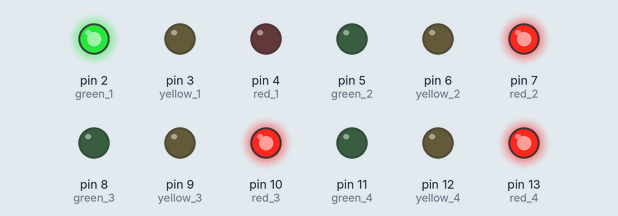
Recording of a sketch running on a simulated Arduino Uno, built with avr-gcc and run on an emulated ATmega328P. On the bench: output pins drawn as LEDs (lit = HIGH).

Above: at 2.5 s.
At 11.0 s:
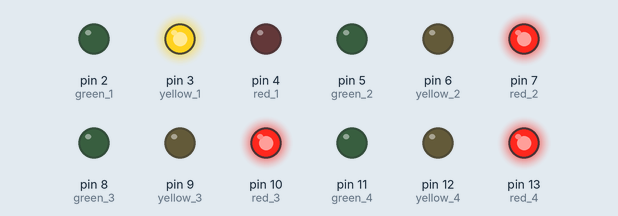
At 16.0 s:
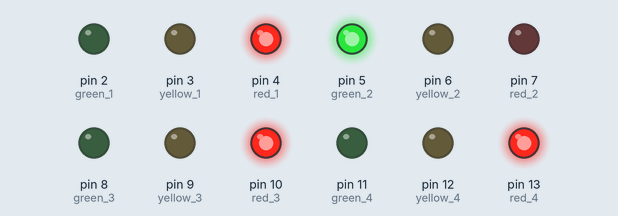
At 24.5 s:
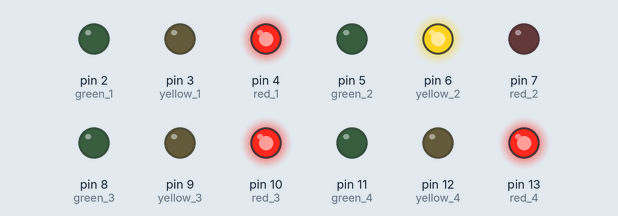
At 38.0 s:
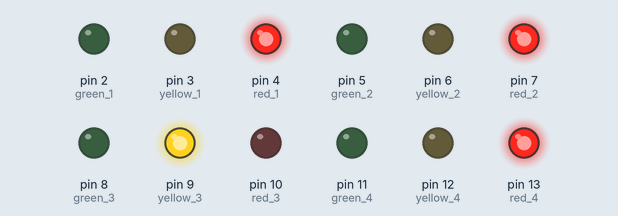
At 51.5 s:
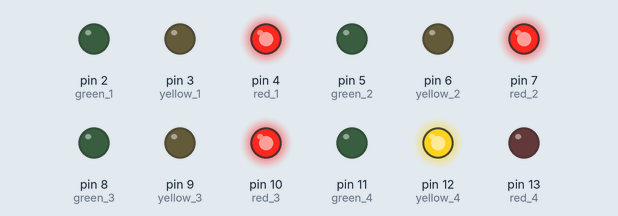
Timing chart, 0 to 62.1 s (numbered marks = the images above):
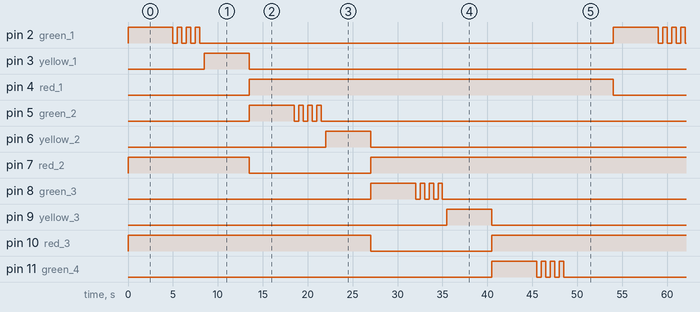

The sketch:

main.ino
```cpp
int green_1 = 2;
int yellow_1 = 3;
int red_1 = 4;
int green_2 = 5;
int yellow_2 = 6;
int red_2 = 7;
int green_3 = 8;
int yellow_3 = 9;
int red_3 = 10;
int green_4 = 11;
int yellow_4 = 12;
int red_4 = 13;
int delay_ = 5000;
int delay_await = 500;

void setup()
{
  pinMode(green_1, OUTPUT);
  pinMode(yellow_1, OUTPUT);
  pinMode(red_1, OUTPUT);
  pinMode(green_2, OUTPUT);
  pinMode(yellow_2, OUTPUT);
  pinMode(red_2, OUTPUT);
  pinMode(green_3, OUTPUT);
  pinMode(yellow_3, OUTPUT);
  pinMode(red_3, OUTPUT);
  pinMode(green_4, OUTPUT);
  pinMode(yellow_4, OUTPUT);
  pinMode(red_4, OUTPUT);
}

void loop()
{
  green_light_1();
  red_light_2();
  red_light_3();
  red_light_4();
  delay(delay_);
  await_yellow_1();
  yellow_light_1();
  delay(delay_);
  red_light_1();
  green_light_2();
  red_light_3();
  red_light_4();
  delay(delay_);
  await_yellow_2();
  yellow_light_2();
  delay(delay_);
  red_light_1();
  red_light_2();
  green_light_3();
  red_light_4();
  delay(delay_);
  await_yellow_3();
  yellow_light_3();
  delay(delay_);
  red_light_1();
  red_light_2();
  red_light_3();
  green_light_4();
  delay(delay_);
  await_yellow_4();
  yellow_light_4();
  delay(delay_);
}

void green_light_1()
{
  digitalWrite(green_1, HIGH);
  digitalWrite(yellow_1, LOW);
  digitalWrite(red_1, LOW);
}
void yellow_light_1()
{
  digitalWrite(green_1, LOW);
  digitalWrite(yellow_1, HIGH);
  digitalWrite(red_1, LOW);
}

void red_light_1()
{
  digitalWrite(green_1, LOW);
  digitalWrite(yellow_1, LOW);
  digitalWrite(red_1, HIGH);
}

void await_yellow_1()
{
  digitalWrite(green_1, LOW);
  digitalWrite(yellow_1, LOW);
  digitalWrite(red_1, LOW);
  delay(delay_await);
  digitalWrite(green_1, HIGH);
  digitalWrite(yellow_1, LOW);
  digitalWrite(red_1, LOW);
  delay(delay_await);
  digitalWrite(green_1, LOW);
  digitalWrite(yellow_1, LOW);
  digitalWrite(red_1, LOW);
  delay(delay_await);
  digitalWrite(green_1, HIGH);
  digitalWrite(yellow_1, LOW);
  digitalWrite(red_1, LOW);
  delay(delay_await);
  digitalWrite(green_1, LOW);
  digitalWrite(yellow_1, LOW);
  digitalWrite(red_1, LOW);
  delay(delay_await);
  digitalWrite(green_1, HIGH);
  digitalWrite(yellow_1, LOW);
  digitalWrite(red_1, LOW);
  delay(delay_await);
  digitalWrite(green_1, LOW);
  digitalWrite(yellow_1, LOW);
  digitalWrite(red_1, LOW);
  delay(delay_await);
  digitalWrite(green_1, HIGH);
  digitalWrite(yellow_1, LOW);
  digitalWrite(red_1, LOW);
}

void green_light_2()
{
  digitalWrite(green_2, HIGH);
  digitalWrite(yellow_2, LOW);
  digitalWrite(red_2, LOW);
}
void yellow_light_2()
{
  digitalWrite(green_2, LOW);
  digitalWrite(yellow_2, HIGH);
  digitalWrite(red_2, LOW);
}

void red_light_2()
{
  digitalWrite(green_2, LOW);
  digitalWrite(yellow_2, LOW);
  digitalWrite(red_2, HIGH);
}

void await_yellow_2()
{
  digitalWrite(green_2, LOW);
  digitalWrite(yellow_2, LOW);
  digitalWrite(red_2, LOW);
  delay(delay_await);
  digitalWrite(green_2, HIGH);
  digitalWrite(yellow_2, LOW);
  digitalWrite(red_2, LOW);
  delay(delay_await);
  digitalWrite(green_2, LOW);
  digitalWrite(yellow_2, LOW);
  digitalWrite(red_2, LOW);
  delay(delay_await);
  digitalWrite(green_2, HIGH);
  digitalWrite(yellow_2, LOW);
  digitalWrite(red_2, LOW);
  delay(delay_await);
  digitalWrite(green_2, LOW);
  digitalWrite(yellow_2, LOW);
  digitalWrite(red_2, LOW);
  delay(delay_await);
  digitalWrite(green_2, HIGH);
  digitalWrite(yellow_2, LOW);
  digitalWrite(red_2, LOW);
  delay(delay_await);
  digitalWrite(green_2, LOW);
  digitalWrite(yellow_2, LOW);
  digitalWrite(red_2, LOW);
  delay(delay_await);
  digitalWrite(green_2, HIGH);
  digitalWrite(yellow_2, LOW);
  digitalWrite(red_2, LOW);
}

void green_light_3()
{
  digitalWrite(green_3, HIGH);
  digitalWrite(yellow_3, LOW);
  digitalWrite(red_3, LOW);
}
void yellow_light_3()
{
  digitalWrite(green_3, LOW);
  digitalWrite(yellow_3, HIGH);
  digitalWrite(red_3, LOW);
}

void red_light_3()
{
  digitalWrite(green_3, LOW);
  digitalWrite(yellow_3, LOW);
  digitalWrite(red_3, HIGH);
}

void await_yellow_3()
{
  digitalWrite(green_3, LOW);
  digitalWrite(yellow_3, LOW);
  digitalWrite(red_3, LOW);
  delay(delay_await);
  digitalWrite(green_3, HIGH);
  digitalWrite(yellow_3, LOW);
  digitalWrite(red_3, LOW);
  delay(delay_await);
  digitalWrite(green_3, LOW);
  digitalWrite(yellow_3, LOW);
  digitalWrite(red_3, LOW);
  delay(delay_await);
  digitalWrite(green_3, HIGH);
  digitalWrite(yellow_3, LOW);
  digitalWrite(red_3, LOW);
  delay(delay_await);
  digitalWrite(green_3, LOW);
  digitalWrite(yellow_3, LOW);
  digitalWrite(red_3, LOW);
  delay(delay_await);
  digitalWrite(green_3, HIGH);
  digitalWrite(yellow_3, LOW);
  digitalWrite(red_3, LOW);
  delay(delay_await);
  digitalWrite(green_3, LOW);
  digitalWrite(yellow_3, LOW);
  digitalWrite(red_3, LOW);
  delay(delay_await);
  digitalWrite(green_3, HIGH);
  digitalWrite(yellow_3, LOW);
  digitalWrite(red_3, LOW);
}

void green_light_4()
{
  digitalWrite(green_4, HIGH);
  digitalWrite(yellow_4, LOW);
  digitalWrite(red_4, LOW);
}
void yellow_light_4()
{
  digitalWrite(green_4, LOW);
  digitalWrite(yellow_4, HIGH);
  digitalWrite(red_4, LOW);
}

void red_light_4()
{
  digitalWrite(green_4, LOW);
  digitalWrite(yellow_4, LOW);
  digitalWrite(red_4, HIGH);
}

void await_yellow_4()
{
  digitalWrite(green_4, LOW);
  digitalWrite(yellow_4, LOW);
  digitalWrite(red_4, LOW);
  delay(delay_await);
  digitalWrite(green_4, HIGH);
  digitalWrite(yellow_4, LOW);
  digitalWrite(red_4, LOW);
  delay(delay_await);
  digitalWrite(green_4, LOW);
  digitalWrite(yellow_4, LOW);
  digitalWrite(red_4, LOW);
  delay(delay_await);
  digitalWrite(green_4, HIGH);
  digitalWrite(yellow_4, LOW);
  digitalWrite(red_4, LOW);
  delay(delay_await);
  digitalWrite(green_4, LOW);
  digitalWrite(yellow_4, LOW);
  digitalWrite(red_4, LOW);
  delay(delay_await);
  digitalWrite(green_4, HIGH);
  digitalWrite(yellow_4, LOW);
  digitalWrite(red_4, LOW);
  delay(delay_await);
  digitalWrite(green_4, LOW);
  digitalWrite(yellow_4, LOW);
  digitalWrite(red_4, LOW);
  delay(delay_await);
  digitalWrite(green_4, HIGH);
  digitalWrite(yellow_4, LOW);
  digitalWrite(red_4, LOW);
}
```

Measured:
- by itself, pin 2 (green_1), pin 5 (green_2): repeats every 54.0 s: 3 × (LOW 0.50 s, HIGH 0.50 s), LOW 46.0 s, HIGH 5.0 s
- by itself, pin 3 (yellow_1), pin 6 (yellow_2), pin 9 (yellow_3), pin 12 (yellow_4): alternates HIGH for 5.0 s and LOW for 49.0 s
- by itself, pin 4 (red_1), pin 13 (red_4): alternates HIGH for 40.5 s and LOW for 13.5 s
- by itself, pin 7 (red_2): repeats every 54.0 s: LOW 13.5 s, HIGH 40.5 s
- by itself, pin 10 (red_3): goes HIGH 27.0 s, LOW 13.5 s, HIGH 40.5 s, LOW 13.5 s, then HIGH
- by itself, pin 8 (green_3), pin 11 (green_4): goes HIGH 5.0 s, 3 × (LOW 0.50 s, HIGH 0.50 s), LOW 46.0 s, HIGH 5.0 s, 3 × (LOW 0.50 s, HIGH 0.50 s), then LOW
